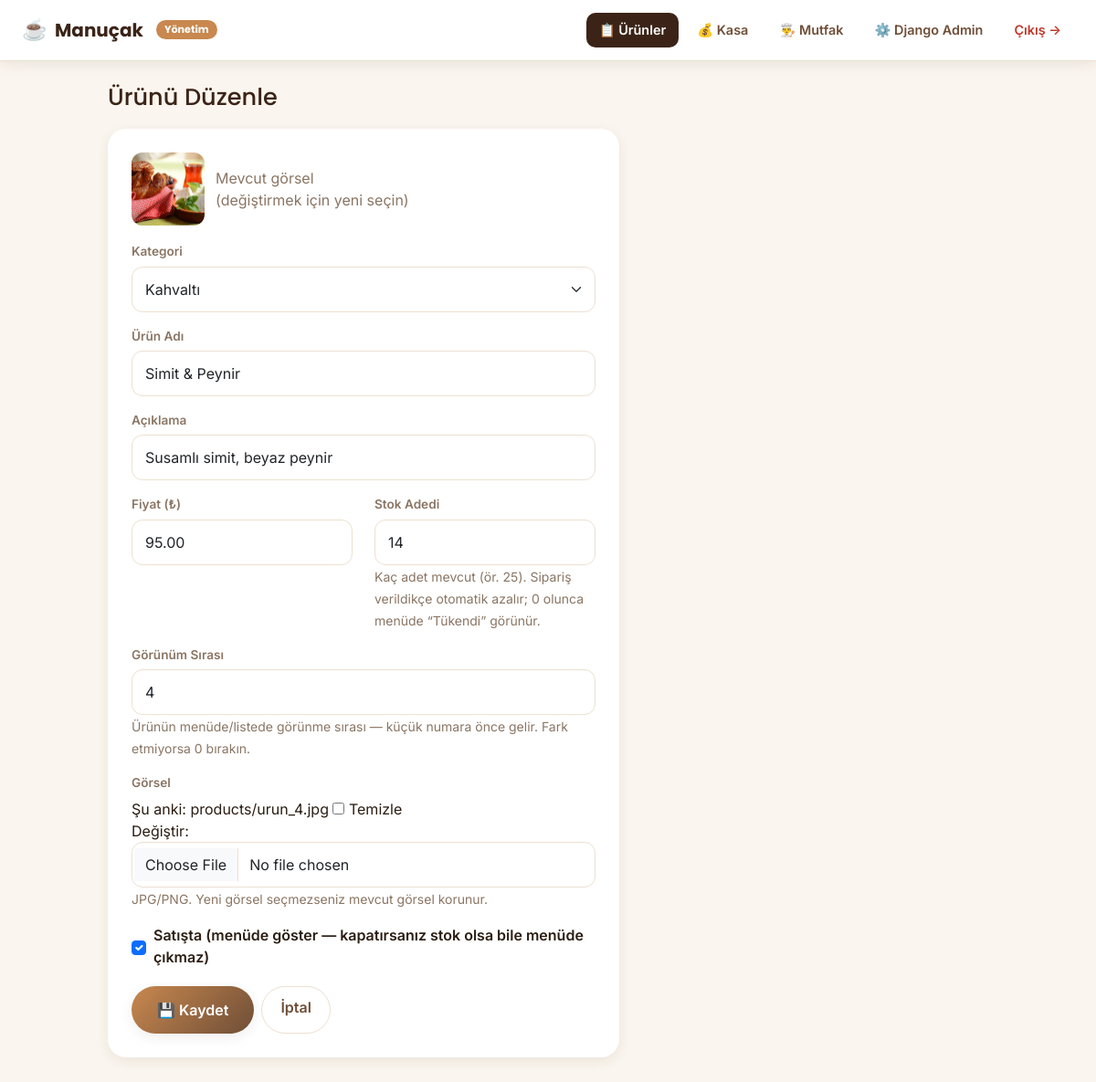
Page /yonetim/urun/4/duzenle/ (signed in) on the committed database.
### cafe/models.py (models this page shows, shortened)
class Urun(models.Model):
    category = models.ForeignKey(
        Kategori,
        verbose_name="Kategori",
        on_delete=models.CASCADE,
        related_name="urunler",
    )
    name = models.CharField("Ürün Adı", max_length=120)
    description = models.CharField("Açıklama", max_length=255, blank=True, default="")
    price = models.DecimalField("Fiyat (₺)", max_digits=7, decimal_places=2)
    image = models.ImageField("Görsel", upload_to="products/", blank=True, null=True)
    stock_status = models.BooleanField("Satışta (menüde aktif)", default=True)
    stock_count = models.PositiveIntegerField("Stok Adedi", default=0)
    sira = models.PositiveIntegerField("Görünüm Sırası", default=0)
    class Meta:
        verbose_name = "Ürün"
        verbose_name_plural = "Ürünler"
        ordering = ["category__sira", "sira", "name"]

### cafe/views.py (the view)
# urls.py: path("yonetim/urun/<int:urun_id>/duzenle/", views.panel_urun_duzenle, name="panel_urun_duzenle"),
@staff_required
def panel_urun_duzenle(request, urun_id):
    urun = get_object_or_404(Urun, id=urun_id)
    form = UrunForm(request.POST or None, request.FILES or None, instance=urun)
    if request.method == "POST" and form.is_valid():
        form.save()
        messages.success(request, "Ürün güncellendi.")
        return redirect("cafe:panel")
    return render(
        request,
        "cafe/panel/urun_form.html",
        {"form": form, "baslik": "Ürünü Düzenle", "urun": urun},
    )

### cafe/forms.py
class UrunForm(forms.ModelForm):
    class Meta:
        model = Urun
        fields = [
            "category", "name", "description", "price", "image",
            "stock_count", "stock_status", "sira",
        ]
        widgets = {
            "category": forms.Select(attrs={"class": "form-select"}),
            "name": forms.TextInput(
                attrs={"class": "form-control", "placeholder": "Örn: Sütlü Latte"}
            ),
            "description": forms.TextInput(
                attrs={"class": "form-control", "placeholder": "Kısa açıklama (opsiyonel)"}
            ),
            "price": forms.NumberInput(
                attrs={"class": "form-control", "step": "0.01", "min": "0"}
            ),
            "image": forms.ClearableFileInput(
                attrs={"class": "form-control", "accept": "image/*"}
            ),
            "stock_count": forms.NumberInput(
                attrs={"class": "form-control", "min": "0", "placeholder": "Örn: 25"}
            ),
            "stock_status": forms.CheckboxInput(attrs={"class": "form-check-input"}),
            "sira": forms.NumberInput(attrs={"class": "form-control", "min": "0"}),
        }

### cafe/models.py (called while the page is built)
    def __str__(self):
        return self.name

### cafe/templates/cafe/panel/urun_form.html (shortened to what this page needs)
{% extends "cafe/panel/base.html" %}
{% block nav_urun %}aktif{% endblock %}
{% block panel %}
<div class="panel-header"><h1>{{ baslik }}</h1></div>
<div class="panel-form-card">
  <form method="post" enctype="multipart/form-data">
    {% if urun and urun.image %}
      <div class="mevcut-foto">
        <img src="{{ urun.image.url }}" alt="{{ urun.name }}">
        <span class="text-muted2">Mevcut görsel<br>(değiştirmek için yeni seçin)</span>
      </div>
    {% endif %}
    <div class="form-satir">
      <label class="form-label">Kategori</label>
      {{ form.category }}
    </div>
    <div class="form-satir">
      <label class="form-label">Ürün Adı</label>
      {{ form.name }}
    </div>
    <div class="form-satir">
      <label class="form-label">Açıklama</label>
      {{ form.description }}
    </div>
    <div class="row">
      <div class="col-6 form-satir">
        <label class="form-label">Fiyat (₺)</label>
        {{ form.price }}
      </div>
      <div class="col-6 form-satir">
        <label class="form-label">Stok Adedi</label>
        {{ form.stock_count }}
        <small class="text-muted2">Kaç adet mevcut (ör. 25). Sipariş verildikçe otomatik azalır; 0 olunca menüde “Tükendi” görünür.</small>
      </div>
    </div>
    <div class="form-satir">
      <label class="form-label">Görünüm Sırası</label>
      {{ form.sira }}
      <small class="text-muted2">Ürünün menüde/listede görünme sırası — küçük numara önce gelir. Fark etmiyorsa 0 bırakın.</small>
    </div>
    <div class="form-satir">
      <label class="form-label">Görsel</label>
      {{ form.image }}
      <small class="text-muted2">JPG/PNG. Yeni görsel seçmezseniz mevcut görsel korunur.</small>
    </div>
    <div class="form-check">
      {{ form.stock_status }}
      <label class="form-check-label">Satışta (menüde göster — kapatırsanız stok olsa bile menüde çıkmaz)</label>
    </div>
    <div class="d-flex gap-2">
      <button class="btn-cafe" type="submit">💾 Kaydet</button>
      <a href="{% url 'cafe:panel' %}" class="btn-ghost">İptal</a>
    </div>
  </form>
</div>
{% endblock %}

### cafe/static/cafe/css/style.css (style rules this page uses)
:root { --espresso: #3b2417; --coffee: #6f4e37; --caramel: #c8884f; --gold: #e0a458; --cream: #faf5ee; --cream-2: #f3e9db; --ink: #2b1d12; --muted: #8a7563; --line: #ece0d0; --card: #ffffff; --success: #2e7d32; --danger: #c0392b; --info: #1565c0; --shadow: 0 10px 30px rgba(59, 36, 23, .12); --shadow-sm: 0 4px 14px rgba(59, 36, 23, .08); --radius: 20px; --radius-sm: 14px; }
* { box-sizing: border-box; }
body { font-family: 'Inter', -apple-system, 'Segoe UI', Roboto, sans-serif; color: var(--ink); background: var(--cream); margin: 0; -webkit-font-smoothing: antialiased; }
h1, h2, h3, h4, .brand { font-family: 'Poppins', 'Segoe UI', sans-serif; }
a { color: inherit; text-decoration: none; }
.btn-cafe { background: linear-gradient(135deg, var(--caramel), var(--coffee)); color: #fff; border: none; border-radius: 999px; padding: 14px 28px; font-weight: 600; font-size: 1rem; cursor: pointer; transition: transform .15s ease, box-shadow .15s ease, filter .15s ease; box-shadow: var(--shadow-sm); }
.btn-ghost { background: transparent; border: 1.5px solid var(--line); color: var(--coffee); border-radius: 999px; padding: 10px 20px; font-weight: 600; cursor: pointer; }
.form-control, .form-select { border-radius: 12px; border: 1.5px solid var(--line); padding: 12px 14px; }
.form-label { font-weight: 600; font-size: .85rem; color: var(--muted); }
.panel-body { background: var(--cream); min-height: 100vh; }
.panel-header { display: flex; align-items: flex-end; justify-content: space-between; flex-wrap: wrap; gap: 12px; margin-bottom: 20px; }
.panel-header h1 { font-size: 1.6rem; color: var(--espresso); margin: 0; }
.panel-form-card { background: #fff; border-radius: var(--radius); padding: 26px; box-shadow: var(--shadow-sm); max-width: 560px; }
.form-satir { margin-bottom: 16px; }
.form-satir .form-label { display: block; margin-bottom: 6px; }
.mevcut-foto { display: flex; align-items: center; gap: 12px; margin-bottom: 18px; }
.mevcut-foto img { width: 80px; height: 80px; border-radius: 12px; object-fit: cover; }
.form-check { display: flex; align-items: center; gap: 8px; margin: 14px 0 20px; }
.form-check label { margin: 0; font-weight: 600; color: var(--ink); }
.text-muted2 { color: var(--muted); }

### rows in the picture
Urun: image (picture), category "Kahvaltı", name "Simit & Peynir", description "Susamlı simit, beyaz peynir", price "95.00", stock_count "14", sira "4", stock_status "☑"

### other values in the picture
{{ baslik }} "Ürünü Düzenle"
